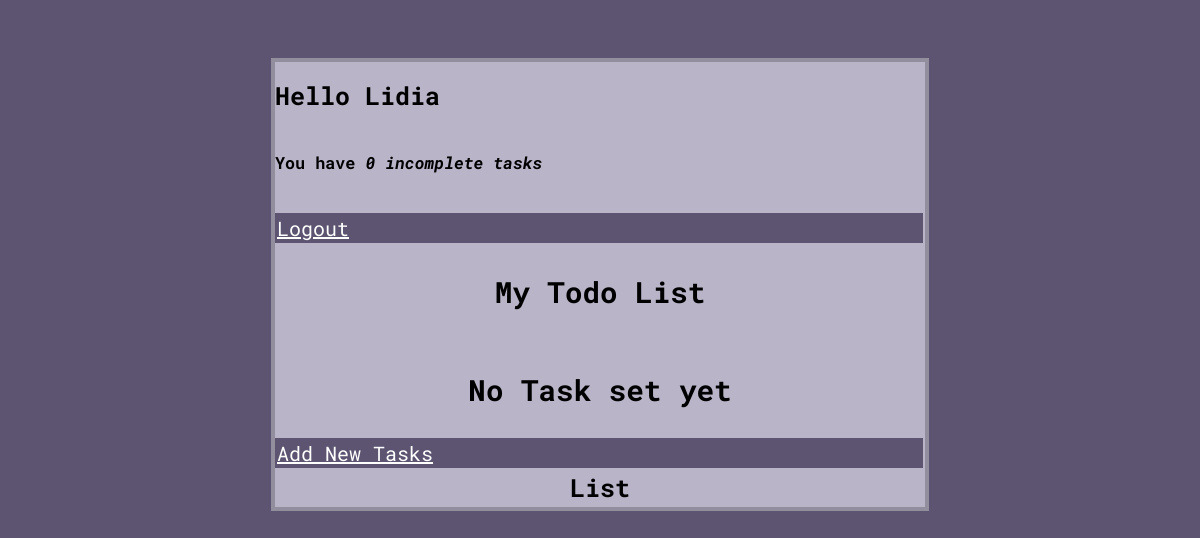
The page / (signed in) on the database as committed earlier.
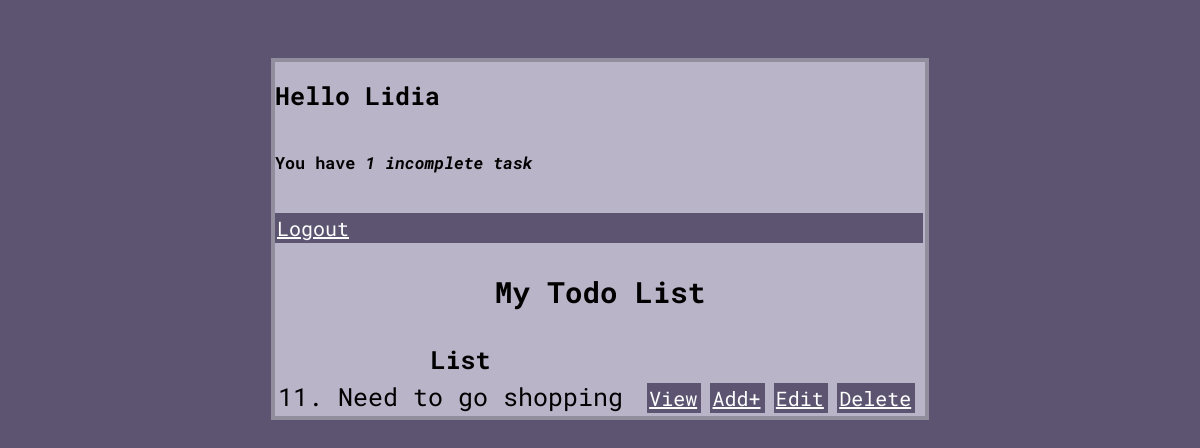
The same page on the database as committed later.
### todoapp/models.py (models this page shows)
class Task(models.Model):
    user = models.ForeignKey(User, on_delete=models.CASCADE, null=True, blank=True)
    title = models.CharField(max_length=100, null=True)
    description = models.TextField(null=True, blank=True)
    complete = models.BooleanField(default=False)
    created = models.DateTimeField(auto_now_add=True)

### todoapp/views.py (the view)
# urls.py: path('', TaskList.as_view(), name="task"),
class TaskList(LoginRequiredMixin, ListView):
    model = Task
    context_object_name = 'task'
    def get_context_data(self, **kwargs):
        context = super().get_context_data(**kwargs)
        context['task'] = context['task'].filter(user=self.request.user)
        context['count'] = context['task'].filter(complete=False).count()
        return context

### todoapp/templates/todoapp/task_list.html (shortened to what this page needs)
{% extends 'todoapp/task_main.html' %}
{% block content %}
<div class="header">
    <div>
        <h1>Hello {{ request.user|title }}</h1>
        <h6>You have <i>{{ count }} incomplete task{{ count|pluralize:'s' }}</i></h6>
    </div>
</div>
{% if request.user.is_authenticated %}
<a href="{% url 'logout' %}">Logout</a>
{% else %}
    <a href="{% url 'login' %}">Login</a>
{% endif %}
<h3>My Todo List</h3>
<table>
    <tr>
        <th>List</th>
    </tr>
    {% for todo in task %}
    <tr>
        <td>{{todo.id}}.        {{todo.title}}</td>
        <td><a href="{% url 'todo-detail' todo.id %}">View</a></td>
        <td><a href="{% url 'todo-create' %}">Add+</a></td>
        <td><a href="{% url 'todo-update' todo.id %}">Edit</a></td>
        <td><a href="{% url 'todo-delete' 10%}">Delete</a> </td>
    </tr>
    {% empty %}
    <h3> No Task set yet </h3>
    <a href="{% url 'todo-create' %}">Add New Tasks</a>
    {% endfor %}
</table>
{% endblock content %}

Rows that differ between the two databases and show on the page:
added Task: id "11", title "Need to go shopping"
Other text that changed with them:
{{ count }}: "0" → "1"
text no longer shown: "No Task set yet Add New Tasks"
